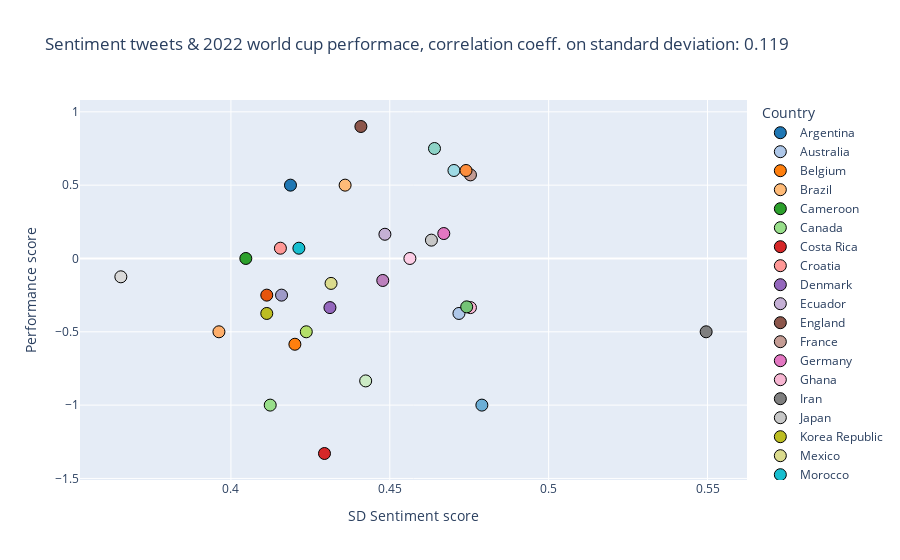

This figure's notebook cell:
### Code cell
# Scatter plots pearson_correlation_sd
fig = px.scatter(
    tweets_performance,
    x=tweets_performance["Std_score"],
    y=tweets_performance["Performance"],
    color=tweets_performance["Country"],
    color_discrete_sequence=colors,
    title="Sentiment tweets & 2022 world cup performace, correlation coeff. on standard deviation: " + "{:.3f}".format(pearson_correlation_sd[0]),
)
fig.update_traces(marker=dict(size=12))
fig.update_traces(marker_line_width=1,marker_line_color="black")
fig.update_xaxes(title_text="SD Sentiment score")
fig.update_yaxes(title_text="Performance score")
fig.show()
fig.write_image("tweets_performance_sd.png")

### Figure 1 — Plotly figure (JSON) as saved in the notebook; plotly's stock layout.template omitted (floating-point values rounded to 4 significant figures)
{"data": [{"hovertemplate": "Country=Argentina<br>Std_score=%{x}<br>Performance=%{y}<extra></extra>", "legendgroup": "Argentina", "marker": {"color": "#1f77b4", "line": {"color": "black", "width": 1}, "size": 12, "symbol": "circle"}, "mode": "markers", "name": "Argentina", "orientation": "v", "showlegend": true, "type": "scatter", "x": [0.4187], "xaxis": "x", "y": [0.5], "yaxis": "y"}, {"hovertemplate": "Country=Australia<br>Std_score=%{x}<br>Performance=%{y}<extra></extra>", "legendgroup": "Australia", "marker": {"color": "#aec7e8", "line": {"color": "black", "width": 1}, "size": 12, "symbol": "circle"}, "mode": "markers", "name": "Australia", "orientation": "v", "showlegend": true, "type": "scatter", "x": [0.4718], "xaxis": "x", "y": [-0.375], "yaxis": "y"}, {"hovertemplate": "Country=Belgium<br>Std_score=%{x}<br>Performance=%{y}<extra></extra>", "legendgroup": "Belgium", "marker": {"color": "#ff7f0e", "line": {"color": "black", "width": 1}, "size": 12, "symbol": "circle"}, "mode": "markers", "name": "Belgium", "orientation": "v", "showlegend": true, "type": "scatter", "x": [0.4201], "xaxis": "x", "y": [-0.585], "yaxis": "y"}, {"hovertemplate": "Country=Brazil<br>Std_score=%{x}<br>Performance=%{y}<extra></extra>", "legendgroup": "Brazil", "marker": {"color": "#ffbb78", "line": {"color": "black", "width": 1}, "size": 12, "symbol": "circle"}, "mode": "markers", "name": "Brazil", "orientation": "v", "showlegend": true, "type": "scatter", "x": [0.4359], "xaxis": "x", "y": [0.5], "yaxis": "y"}, {"hovertemplate": "Country=Cameroon<br>Std_score=%{x}<br>Performance=%{y}<extra></extra>", "legendgroup": "Cameroon", "marker": {"color": "#2ca02c", "line": {"color": "black", "width": 1}, "size": 12, "symbol": "circle"}, "mode": "markers", "name": "Cameroon", "orientation": "v", "showlegend": true, "type": "scatter", "x": [0.4047], "xaxis": "x", "y": [0], "yaxis": "y"}, {"hovertemplate": "Country=Canada<br>Std_score=%{x}<br>Performance=%{y}<extra></extra>", "legendgroup": "Canada", "marker": {"color": "#98df8a", "line": {"color": "black", "width": 1}, "size": 12, "symbol": "circle"}, "mode": "markers", "name": "Canada", "orientation": "v", "showlegend": true, "type": "scatter", "x": [0.4124], "xaxis": "x", "y": [-1], "yaxis": "y"}, {"hovertemplate": "Country=Costa Rica<br>Std_score=%{x}<br>Performance=%{y}<extra></extra>", "legendgroup": "Costa Rica", "marker": {"color": "#d62728", "line": {"color": "black", "width": 1}, "size": 12, "symbol": "circle"}, "mode": "markers", "name": "Costa Rica", "orientation": "v", "showlegend": true, "type": "scatter", "x": [0.4294], "xaxis": "x", "y": [-1.33], "yaxis": "y"}, {"hovertemplate": "Country=Croatia<br>Std_score=%{x}<br>Performance=%{y}<extra></extra>", "legendgroup": "Croatia", "marker": {"color": "#ff9896", "line": {"color": "black", "width": 1}, "size": 12, "symbol": "circle"}, "mode": "markers", "name": "Croatia", "orientation": "v", "showlegend": true, "type": "scatter", "x": [0.4156], "xaxis": "x", "y": [0.07], "yaxis": "y"}, {"hovertemplate": "Country=Denmark<br>Std_score=%{x}<br>Performance=%{y}<extra></extra>", "legendgroup": "Denmark", "marker": {"color": "#9467bd", "line": {"color": "black", "width": 1}, "size": 12, "symbol": "circle"}, "mode": "markers", "name": "Denmark", "orientation": "v", "showlegend": true, "type": "scatter", "x": [0.4312], "xaxis": "x", "y": [-0.335], "yaxis": "y"}, {"hovertemplate": "Country=Ecuador<br>Std_score=%{x}<br>Performance=%{y}<extra></extra>", "legendgroup": "Ecuador", "marker": {"color": "#c5b0d5", "line": {"color": "black", "width": 1}, "size": 12, "symbol": "circle"}, "mode": "markers", "name": "Ecuador", "orientation": "v", "showlegend": true, "type": "scatter", "x": [0.4485], "xaxis": "x", "y": [0.165], "yaxis": "y"}, {"hovertemplate": "Country=England<br>Std_score=%{x}<br>Performance=%{y}<extra></extra>", "legendgroup": "England", "marker": {"color": "#8c564b", "line": {"color": "black", "width": 1}, "size": 12, "symbol": "circle"}, "mode": "markers", "name": "England", "orientation": "v", "showlegend": true, "type": "scatter", "x": [0.4409], "xaxis": "x", "y": [0.9], "yaxis": "y"}, {"hovertemplate": "Country=France<br>Std_score=%{x}<br>Performance=%{y}<extra></extra>", "legendgroup": "France", "marker": {"color": "#c49c94", "line": {"color": "black", "width": 1}, "size": 12, "symbol": "circle"}, "mode": "markers", "name": "France", "orientation": "v", "showlegend": true, "type": "scatter", "x": [0.4754], "xaxis": "x", "y": [0.57], "yaxis": "y"}, {"hovertemplate": "Country=Germany<br>Std_score=%{x}<br>Performance=%{y}<extra></extra>", "legendgroup": "Germany", "marker": {"color": "#e377c2", "line": {"color": "black", "width": 1}, "size": 12, "symbol": "circle"}, "mode": "markers", "name": "Germany", "orientation": "v", "showlegend": true, "type": "scatter", "x": [0.467], "xaxis": "x", "y": [0.17], "yaxis": "y"}, {"hovertemplate": "Country=Ghana<br>Std_score=%{x}<br>Performance=%{y}<extra></extra>", "legendgroup": "Ghana", "marker": {"color": "#f7b6d2", "line": {"color": "black", "width": 1}, "size": 12, "symbol": "circle"}, "mode": "markers", "name": "Ghana", "orientation": "v", "showlegend": true, "type": "scatter", "x": [0.4754], "xaxis": "x", "y": [-0.335], "yaxis": "y"}, {"hovertemplate": "Country=Iran<br>Std_score=%{x}<br>Performance=%{y}<extra></extra>", "legendgroup": "Iran", "marker": {"color": "#7f7f7f", "line": {"color": "black", "width": 1}, "size": 12, "symbol": "circle"}, "mode": "markers", "name": "Iran", "orientation": "v", "showlegend": true, "type": "scatter", "x": [0.5496], "xaxis": "x", "y": [-0.5], "yaxis": "y"}, {"hovertemplate": "Country=Japan<br>Std_score=%{x}<br>Performance=%{y}<extra></extra>", "legendgroup": "Japan", "marker": {"color": "#c7c7c7", "line": {"color": "black", "width": 1}, "size": 12, "symbol": "circle"}, "mode": "markers", "name": "Japan", "orientation": "v", "showlegend": true, "type": "scatter", "x": [0.4631], "xaxis": "x", "y": [0.125], "yaxis": "y"}, {"hovertemplate": "Country=Korea Republic<br>Std_score=%{x}<br>Performance=%{y}<extra></extra>", "legendgroup": "Korea Republic", "marker": {"color": "#bcbd22", "line": {"color": "black", "width": 1}, "size": 12, "symbol": "circle"}, "mode": "markers", "name": "Korea Republic", "orientation": "v", "showlegend": true, "type": "scatter", "x": [0.4113], "xaxis": "x", "y": [-0.375], "yaxis": "y"}, {"hovertemplate": "Country=Mexico<br>Std_score=%{x}<br>Performance=%{y}<extra></extra>", "legendgroup": "Mexico", "marker": {"color": "#dbdb8d", "line": {"color": "black", "width": 1}, "size": 12, "symbol": "circle"}, "mode": "markers", "name": "Mexico", "orientation": "v", "showlegend": true, "type": "scatter", "x": [0.4315], "xaxis": "x", "y": [-0.17], "yaxis": "y"}, {"hovertemplate": "Country=Morocco<br>Std_score=%{x}<br>Performance=%{y}<extra></extra>", "legendgroup": "Morocco", "marker": {"color": "#17becf", "line": {"color": "black", "width": 1}, "size": 12, "symbol": "circle"}, "mode": "markers", "name": "Morocco", "orientation": "v", "showlegend": true, "type": "scatter", "x": [0.4214], "xaxis": "x", "y": [0.07], "yaxis": "y"}, {"hovertemplate": "Country=Netherlands<br>Std_score=%{x}<br>Performance=%{y}<extra></extra>", "legendgroup": "Netherlands", "marker": {"color": "#9edae5", "line": {"color": "black", "width": 1}, "size": 12, "symbol": "circle"}, "mode": "markers", "name": "Netherlands", "orientation": "v", "showlegend": true, "type": "scatter", "x": [0.4702], "xaxis": "x", "y": [0.6], "yaxis": "y"}, {"hovertemplate": "Country=Poland<br>Std_score=%{x}<br>Performance=%{y}<extra></extra>", "legendgroup": "Poland", "marker": {"color": "#e6550d", "line": {"color": "black", "width": 1}, "size": 12, "symbol": "circle"}, "mode": "markers", "name": "Poland", "orientation": "v", "showlegend": true, "type": "scatter", "x": [0.4113], "xaxis": "x", "y": [-0.25], "yaxis": "y"}, {"hovertemplate": "Country=Portugal<br>Std_score=%{x}<br>Performance=%{y}<extra></extra>", "legendgroup": "Portugal", "marker": {"color": "#fd8d3c", "line": {"color": "black", "width": 1}, "size": 12, "symbol": "circle"}, "mode": "markers", "name": "Portugal", "orientation": "v", "showlegend": true, "type": "scatter", "x": [0.474], "xaxis": "x", "y": [0.6], "yaxis": "y"}, {"hovertemplate": "Country=Qatar<br>Std_score=%{x}<br>Performance=%{y}<extra></extra>", "legendgroup": "Qatar", "marker": {"color": "#6baed6", "line": {"color": "black", "width": 1}, "size": 12, "symbol": "circle"}, "mode": "markers", "name": "Qatar", "orientation": "v", "showlegend": true, "type": "scatter", "x": [0.479], "xaxis": "x", "y": [-1], "yaxis": "y"}, {"hovertemplate": "Country=Saudi Arabia<br>Std_score=%{x}<br>Performance=%{y}<extra></extra>", "legendgroup": "Saudi Arabia", "marker": {"color": "#74c476", "line": {"color": "black", "width": 1}, "size": 12, "symbol": "circle"}, "mode": "markers", "name": "Saudi Arabia", "orientation": "v", "showlegend": true, "type": "scatter", "x": [0.4742], "xaxis": "x", "y": [-0.33], "yaxis": "y"}, {"hovertemplate": "Country=Senegal<br>Std_score=%{x}<br>Performance=%{y}<extra></extra>", "legendgroup": "Senegal", "marker": {"color": "#9e9ac8", "line": {"color": "black", "width": 1}, "size": 12, "symbol": "circle"}, "mode": "markers", "name": "Senegal", "orientation": "v", "showlegend": true, "type": "scatter", "x": [0.4159], "xaxis": "x", "y": [-0.25], "yaxis": "y"}, {"hovertemplate": "Country=Serbia<br>Std_score=%{x}<br>Performance=%{y}<extra></extra>", "legendgroup": "Serbia", "marker": {"color": "#fdae6b", "line": {"color": "black", "width": 1}, "size": 12, "symbol": "circle"}, "mode": "markers", "name": "Serbia", "orientation": "v", "showlegend": true, "type": "scatter", "x": [0.3962], "xaxis": "x", "y": [-0.5], "yaxis": "y"}, {"hovertemplate": "Country=Spain<br>Std_score=%{x}<br>Performance=%{y}<extra></extra>", "legendgroup": "Spain", "marker": {"color": "#8dd3c7", "line": {"color": "black", "width": 1}, "size": 12, "symbol": "circle"}, "mode": "markers", "name": "Spain", "orientation": "v", "showlegend": true, "type": "scatter", "x": [0.4641], "xaxis": "x", "y": [0.75], "yaxis": "y"}, {"hovertemplate": "Country=Switzerland<br>Std_score=%{x}<br>Performance=%{y}<extra></extra>", "legendgroup": "Switzerland", "marker": {"color": "#b3de69", "line": {"color": "black", "width": 1}, "size": 12, "symbol": "circle"}, "mode": "markers", "name": "Switzerland", "orientation": "v", "showlegend": true, "type": "scatter", "x": [0.4237], "xaxis": "x", "y": [-0.5], "yaxis": "y"}, {"hovertemplate": "Country=Tunisia<br>Std_score=%{x}<br>Performance=%{y}<extra></extra>", "legendgroup": "Tunisia", "marker": {"color": "#fccde5", "line": {"color": "black", "width": 1}, "size": 12, "symbol": "circle"}, "mode": "markers", "name": "Tunisia", "orientation": "v", "showlegend": true, "type": "scatter", "x": [0.4563], "xaxis": "x", "y": [0], "yaxis": "y"}, {"hovertemplate": "Country=United States<br>Std_score=%{x}<br>Performance=%{y}<extra></extra>", "legendgroup": "United States", "marker": {"color": "#d9d9d9", "line": {"color": "black", "width": 1}, "size": 12, "symbol": "circle"}, "mode": "markers", "name": "United States", "orientation": "v", "showlegend": true, "type": "scatter", "x": [0.3654], "xaxis": "x", "y": [-0.125], "yaxis": "y"}, {"hovertemplate": "Country=Uruguay<br>Std_score=%{x}<br>Performance=%{y}<extra></extra>", "legendgroup": "Uruguay", "marker": {"color": "#bc80bd", "line": {"color": "black", "width": 1}, "size": 12, "symbol": "circle"}, "mode": "markers", "name": "Uruguay", "orientation": "v", "showlegend": true, "type": "scatter", "x": [0.4478], "xaxis": "x", "y": [-0.15], "yaxis": "y"}, {"hovertemplate": "Country=Wales<br>Std_score=%{x}<br>Performance=%{y}<extra></extra>", "legendgroup": "Wales", "marker": {"color": "#ccebc5", "line": {"color": "black", "width": 1}, "size": 12, "symbol": "circle"}, "mode": "markers", "name": "Wales", "orientation": "v", "showlegend": true, "type": "scatter", "x": [0.4424], "xaxis": "x", "y": [-0.835], "yaxis": "y"}], "layout": {"legend": {"title": {"text": "Country"}, "tracegroupgap": 0}, "title": {"text": "Sentiment tweets & 2022 world cup performace, correlation coeff. on standard deviation: 0.119"}, "xaxis": {"anchor": "y", "domain": [0, 1], "title": {"text": "SD Sentiment score"}}, "yaxis": {"anchor": "x", "domain": [0, 1], "title": {"text": "Performance score"}}}}
